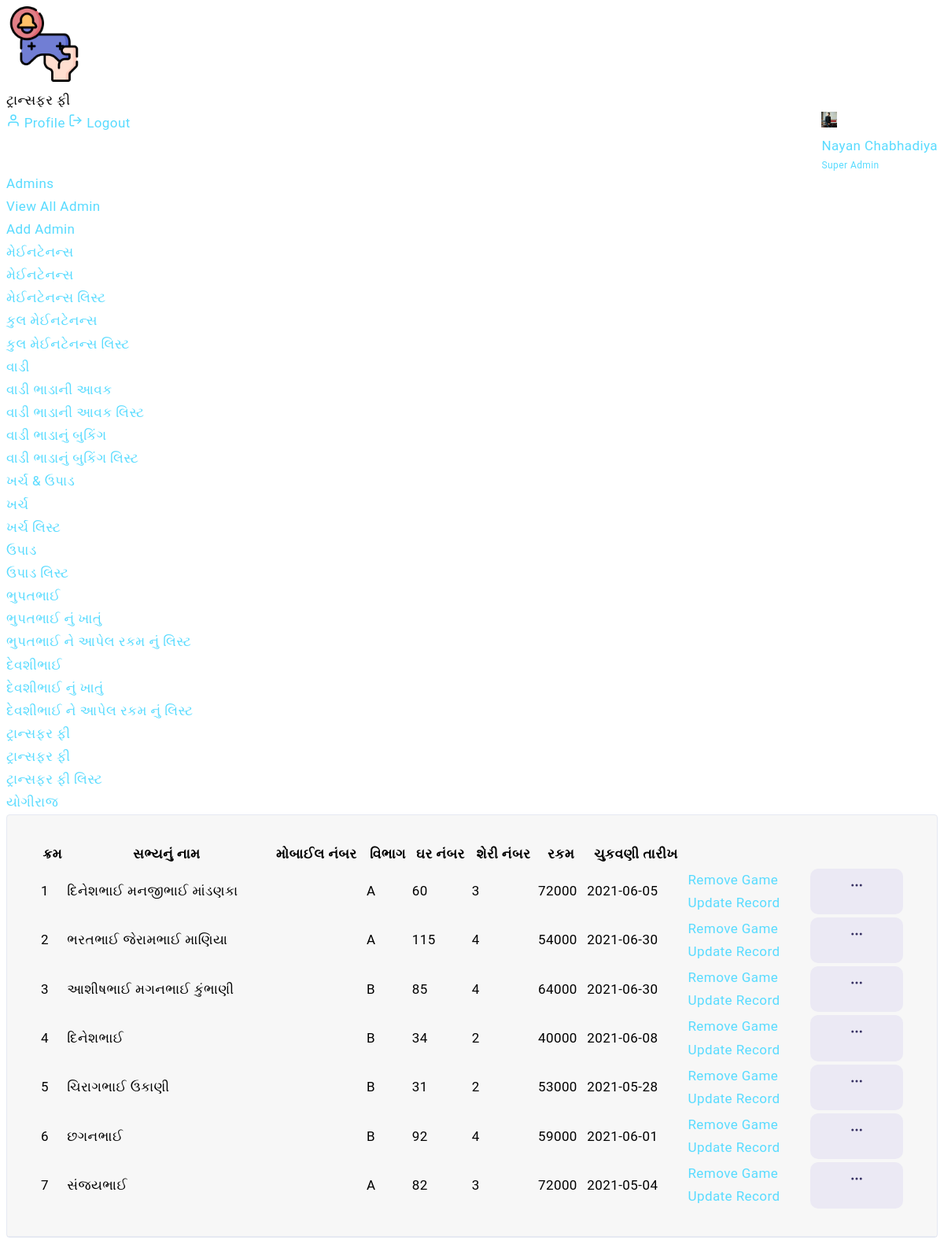
The app's page /admin/list_transfer_fee.php (signed in) with its own data.
### tables this page shows
CREATE TABLE `transfer_fee` (
  `id` int(11) NOT NULL,
  `name` varchar(255) NOT NULL,
  `mobile_no` varchar(255) NOT NULL,
  `section` varchar(255) NOT NULL,
  `home_no` int(11) NOT NULL,
  `line_no` int(11) NOT NULL,
  `amount` int(11) NOT NULL,
  `payment_date` text NOT NULL
);

### admin/list_transfer_fee.php (the view, shortened to what this page needs)
<?php
include "../connection.php";
$admin_profile = $_SESSION['admin_email'];
  $admin_query = "SELECT * FROM admin WHERE email='$admin_profile'";
  $admin_data = mysqli_query($conn,$admin_query);
  $admin_result = mysqli_fetch_assoc($admin_data);
  $t_fee_list_query = "SELECT * FROM transfer_fee ORDER BY id DESC";
  $t_fee_list_data = mysqli_query($conn,$t_fee_list_query);
  $cnt=1;
?>
<?php include "includes/admin_top.php"; ?>
<div class="header">
    <div class="header-content">
        <nav class="navbar navbar-expand">
            <div class="collapse navbar-collapse justify-content-between">
                <div class="header-left">
                    <div class="dashboard_bar">
                        ટ્રાન્સફર ફી
                    </div>
                </div>
                <ul class="navbar-nav header-right">
                    <li class="nav-item dropdown header-profile">
                        <a class="nav-link" href="#" role="button" data-toggle="dropdown">
                            <img src="<?php echo $admin_result['profile_pic']; ?>" width="20" alt=""/>
                            <div class="header-info">
                                 <span><?php echo $admin_result['name']; ?></span>
                                 <small>Super Admin</small>
                            </div>
                        </a>
                        <div class="dropdown-menu dropdown-menu-right">
                            <a href="admin-profile.php" class="dropdown-item ai-icon">
                                <span class="ml-2">Profile </span>
                            </a>
                            <a href="../logout.php" class="dropdown-item ai-icon">
                                <span class="ml-2">Logout </span>
                            </a>
                        </div>
                    </li>
                </ul>
            </div>
        </nav>
    </div>
</div>
    <?php include 'includes/admin_sidebar.php'; ?>
<div class="content-body">
    <div class="container-fluid">
      <div class="col-xxl-12">
        <div class="card">
            <div class="card-header d-block d-sm-flex border-0">
              <div class="card-body pr-2 pl-2">
                <table id="example" class="display" style="width:100%">
                  <thead>
                    <tr>
                      <th>ક્રમ</th>
                      <th>સભ્યનું નામ</th>
                      <th>મોબાઈલ નંબર</th>
                      <th>વિભાગ</th>
                      <th>ઘર નંબર</th>
                      <th>શેરી નંબર</th>
                      <th>રકમ</th>
                      <th>ચુકવણી તારીખ</th>
                      <th></th>
                    </tr>
                  </thead>
                  <tbody>
                    <?php
                      while( $t_fee_list_result = mysqli_fetch_assoc($t_fee_list_data))
                      {
                    ?>
                    <tr>
                      <td><?php echo $cnt;?></td>
                      <td><?php echo $t_fee_list_result['name'];?></td>
                      <td><?php echo $t_fee_list_result['mobile_no'];?></td>
                      <td><?php echo $t_fee_list_result['section'];?></td>
                      <td><?php echo $t_fee_list_result['home_no'];?></td>
                      <td><?php echo $t_fee_list_result['line_no'];?></td>
                      <td><?php echo $t_fee_list_result['amount'];?></td>
                      <td><?php echo $t_fee_list_result['payment_date'];?></td>
                      <td>
                        <div class="dropdown ml-auto">
                          <a href="#" class="btn btn-primary light sharp" data-toggle="dropdown" aria-expanded="true">
                          </a>
                          <ul class="dropdown-menu dropdown-menu-right">
                            <li class="dropdown-item">
                              <a href="delete_transfer_fee.php?id=<?php echo $t_fee_list_result['id'];?>" onclick="javascript:confirmationDelete($(this));return false;">
                                Remove Game
                              </a>
                            </li>
                            <li class="dropdown-item">
                              <a href="update_transfer_fee.php?id=<?php echo $t_fee_list_result['id'];?>">
                                Update Record
                              </a>
                            </li>
                          </ul>
                        </div>
                      </td>
                    </tr>
                    <?php
                      $cnt=$cnt+1;
                      }
                    ?>
                  </tbody>
                </table>
              </div>
            </div>
        </div>
      </div>
    </div>
</div>
</div>
</body>
</html>

### records on screen
transfer_fee: name "દિનેશભાઈ મનજીભાઈ માંડણકા", section "A", home_no "60", line_no "3", amount "72000", payment_date "2021-06-05"
transfer_fee: name "ભરતભાઈ જેરામભાઈ માણિયા", section "A", home_no "115", line_no "4", amount "54000", payment_date "2021-06-30"
transfer_fee: name "આશીષભાઈ મગનભાઈ કુંભાણી", section "B", home_no "85", line_no "4", amount "64000", payment_date "2021-06-30"
transfer_fee: name "દિનેશભાઈ", section "B", home_no "34", line_no "2", amount "40000", payment_date "2021-06-08"
transfer_fee: name "ચિરાગભાઈ ઉકાણી", section "B", home_no "31", line_no "2", amount "53000", payment_date "2021-05-28"
transfer_fee: name "છગનભાઈ", section "B", home_no "92", line_no "4", amount "59000", payment_date "2021-06-01"
transfer_fee: name "સંજયભાઈ", section "A", home_no "82", line_no "3", amount "72000", payment_date "2021-05-04"

### other values on screen
$admin_result['name'] "Nayan Chabhadiya"
